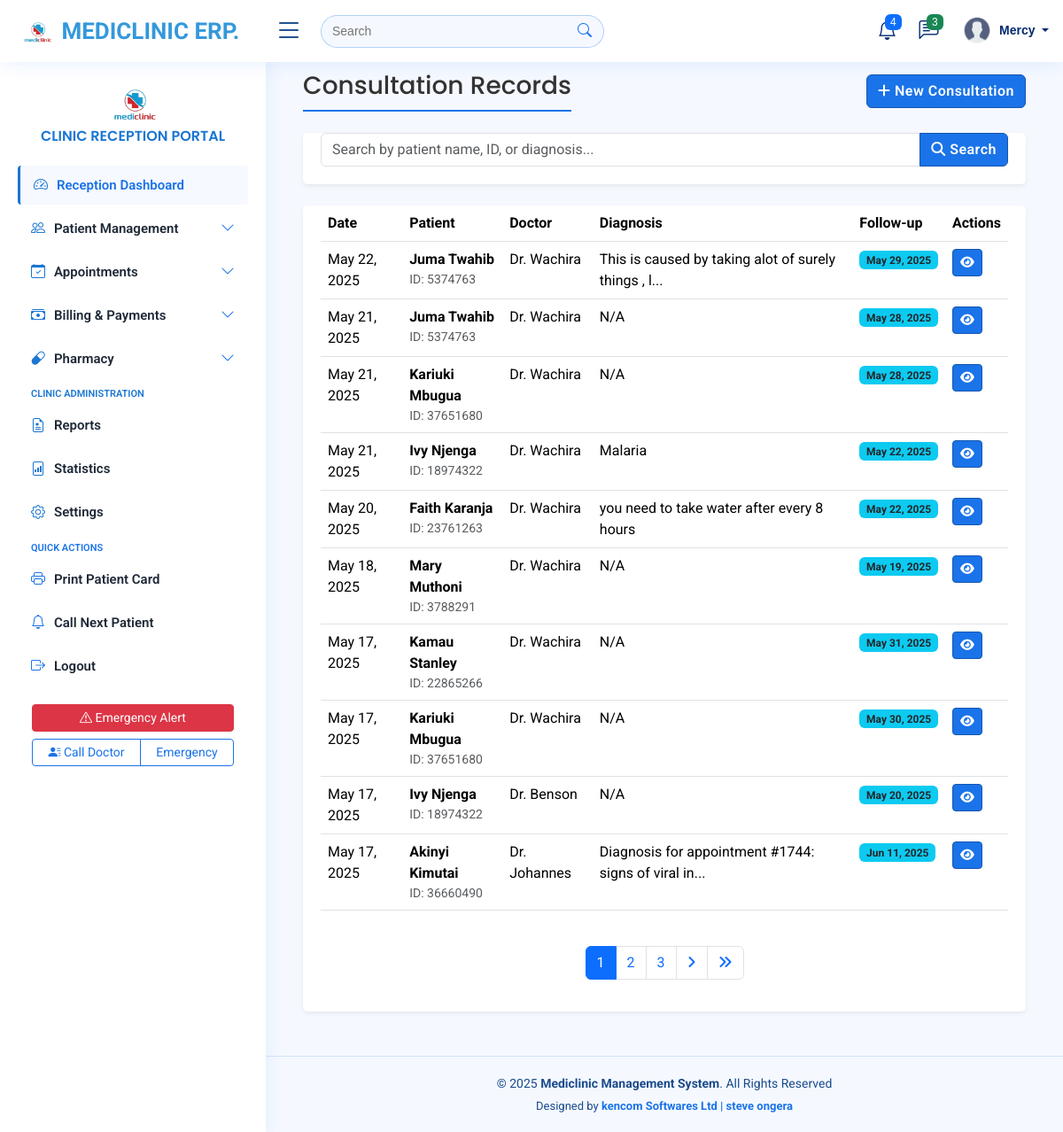
Page /consultations/ (signed in) on the earlier database version.
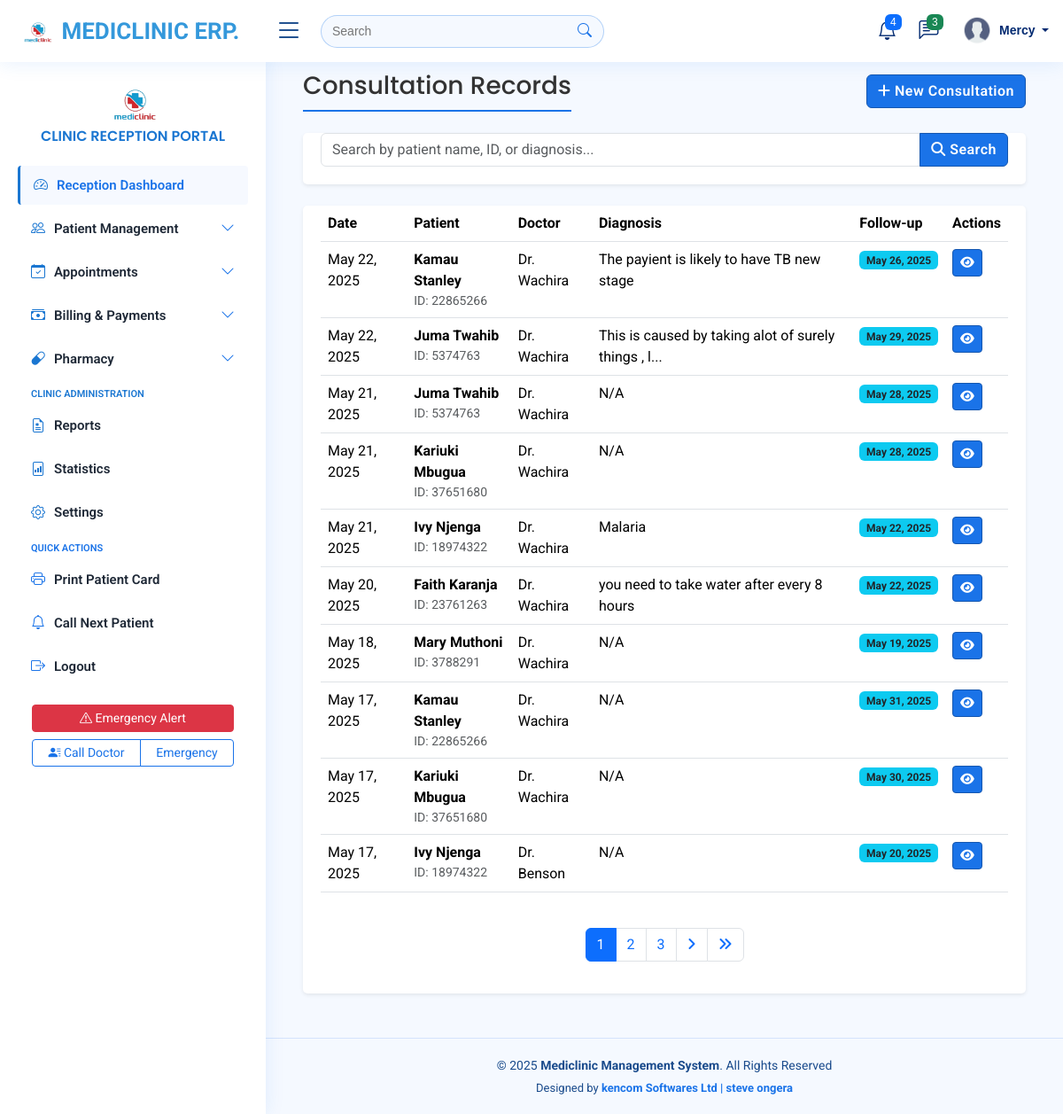
Same page on the later database version.
### myapplication/models.py (models this page shows, shortened)
class Consultation(models.Model):
    appointment = models.OneToOneField(Appointment, on_delete=models.CASCADE)
    diagnosis = models.TextField()
    diseases = models.ManyToManyField(Disease, blank=True)
    notes = models.TextField(blank=True, null=True)
    follow_up_date = models.DateField(blank=True, null=True)
    follow_up_notes = models.TextField(blank=True, null=True)
    consultation_code = models.CharField(max_length=10, blank=True, null=True, unique=True)
    created_at = models.DateTimeField(auto_now_add=True)
    updated_at = models.DateTimeField(auto_now=True)

class Appointment(models.Model):
    STATUS_CHOICES = (
        ('SCHEDULED', 'Scheduled'),
        ('IN_PROGRESS', 'In Progress'),
        ('COMPLETED', 'Completed'),
        ('CANCELLED', 'Cancelled'),
        ('NO_SHOW', 'No Show'),
    )
    patient = models.ForeignKey(Patient, on_delete=models.CASCADE)
    doctor = models.ForeignKey(User, on_delete=models.CASCADE, limit_choices_to={'user_type': 'DOCTOR'})
    receptionist = models.ForeignKey(User, on_delete=models.SET_NULL, null=True, blank=True, related_name='booked_appointments', limit_choices_to={'user_type': 'RECEPTIONIST'})
    scheduled_time = models.DateTimeField()
    end_time = models.DateTimeField(blank=True, null=True)
    status = models.CharField(max_length=20, choices=STATUS_CHOICES, default='SCHEDULED')
    reason = models.TextField()
    symptoms = models.TextField(blank=True, null=True)
    created_at = models.DateTimeField(auto_now_add=True)
    updated_at = models.DateTimeField(auto_now=True)
    class Meta:
        ordering = ['scheduled_time']

class Patient(models.Model):
    GENDER_CHOICES = (
        ('M', 'Male'),
        ('F', 'Female'),
        ('O', 'Other'),
    )
    first_name = models.CharField(max_length=100)
    last_name = models.CharField(max_length=100)
    date_of_birth = models.DateField()
    gender = models.CharField(max_length=1, choices=GENDER_CHOICES)
    id_number = models.CharField(max_length=20, unique=True)
    phone_number = models.CharField(max_length=15)
    email = models.EmailField(blank=True, null=True)
    address = models.TextField(blank=True, null=True)
    blood_type = models.CharField(max_length=5, blank=True, null=True)
    allergies = models.TextField(blank=True, null=True)
    created_at = models.DateTimeField(auto_now_add=True)
    updated_at = models.DateTimeField(auto_now=True)
    class Meta:
        ordering = ['-created_at']

class User(AbstractUser):
    USER_TYPE_CHOICES = (
        ('ADMIN', 'Administrator'),
        ('DOCTOR', 'Doctor'),
        ('RECEPTIONIST', 'Receptionist'),
    )
    user_type = models.CharField(max_length=12, choices=USER_TYPE_CHOICES)
    phone_number = models.CharField(max_length=15, blank=True, null=True)
    specialization = models.CharField(max_length=100, blank=True, null=True)  # For doctors
    license_number = models.CharField(max_length=50, blank=True, null=True)  # For doctors
    is_active = models.BooleanField(default=True)

### myapplication/views.py (the view, shortened to what this page needs)
# urls.py: path('consultations/', views.consultation_list, name='consultation_list'),
@login_required
def consultation_list(request):
    search_query = request.GET.get('search', '')
    consultations = Consultation.objects.select_related(
        'appointment',
        'appointment__patient',
        'appointment__doctor'
    ).order_by('-created_at')
    paginator = Paginator(consultations, 10)  # Show 10 consultations per page
    page_number = request.GET.get('page')
    page_obj = paginator.get_page(page_number)
    context = {
        'page_obj': page_obj,
        'search_query': search_query,
    }
    return render(request, 'consultations/consultation_list.html', context)

### templates/consultations/consultation_list.html (shortened to what the changed rows need)
{% extends 'base/base.html' %}
{% load static %}
{% block content %}
<div class="container-fluid">
    <div class="d-sm-flex align-items-center justify-content-between mb-4">
        <h1 class="h3 mb-0 text-gray-800">Consultation Records</h1>
    </div>
    <div class="card shadow-sm">
        <div class="card-body">
            <div class="table-responsive">
                <table class="table table-hover">
                    <thead>
                        <tr>
                            <th>Date</th>
                            <th>Patient</th>
                            <th>Doctor</th>
                            <th>Diagnosis</th>
                            <th>Follow-up</th>
                            <th>Actions</th>
                        </tr>
                    </thead>
                    <tbody>
                        {% for consultation in page_obj %}
                        <tr>
                            <td>{{ consultation.created_at|date:"M d, Y" }}</td>
                            <td>
                                <strong>{{ consultation.appointment.patient.first_name }} {{ consultation.appointment.patient.last_name }}</strong>
                                <div class="text-muted small">ID: {{ consultation.appointment.patient.id_number }}</div>
                            </td>
                            <td>Dr. {{ consultation.appointment.doctor.last_name }}</td>
                            <td>
                                {% if consultation.diagnosis|length > 50 %}
                                    {{ consultation.diagnosis|slice:":50" }}...
                                {% else %}
                                    {{ consultation.diagnosis }}
                                {% endif %}
                            </td>
                            <td>
                                {% if consultation.follow_up_date %}
                                    <span class="badge badge-status bg-info text-dark">
                                        {{ consultation.follow_up_date|date:"M d, Y" }}
                                    </span>
                                {% else %}
                                    <span class="text-muted">None</span>
                                {% endif %}
                            </td>
                            <td>
                                <a href="{% url 'consultation_detail' consultation.id %}"
                                   class="btn btn-sm btn-primary action-btn"
                                   title="View">
                                    <i class="fas fa-eye"></i>
                                </a>
                            </td>
                        </tr>
                        {% endfor %}
                    </tbody>
                </table>
            </div>
            {% if page_obj.paginator.num_pages > 1 %}
            <nav aria-label="Page navigation">
                <ul class="pagination justify-content-center mt-4">
                    {% for num in page_obj.paginator.page_range %}
                        {% if page_obj.number == num %}
                        <li class="page-item active">
                            <a class="page-link" href="#">{{ num }}</a>
                        </li>
                        {% elif num > page_obj.number|add:'-3' and num < page_obj.number|add:'3' %}
                        <li class="page-item">
                            <a class="page-link" href="?page={{ num }}{% if search_query %}&search={{ search_query }}{% endif %}">{{ num }}</a>
                        </li>
                        {% endif %}
                    {% endfor %}
                </ul>
            </nav>
            {% endif %}
        </div>
    </div>
</div>
{% endblock %}

Differences in the rows shown:
no longer on this page (row unchanged): Consultation: created_at "May 17, 2025", appointment.patient.first_name "Akinyi", appointment.patient.last_name "Kimutai", appointment.patient.id_number "36660490", appointment.doctor.last_name "Johannes", diagnosis "Diagnosis for appointment #1744: signs of viral in", follow_up_date "Jun 11, 2025"
added Consultation: created_at "May 22, 2025", appointment.patient.first_name "Kamau", appointment.patient.last_name "Stanley", appointment.patient.id_number "22865266", appointment.doctor.last_name "Wachira", diagnosis "The payient is likely to have TB new stage", follow_up_date "May 26, 2025"
